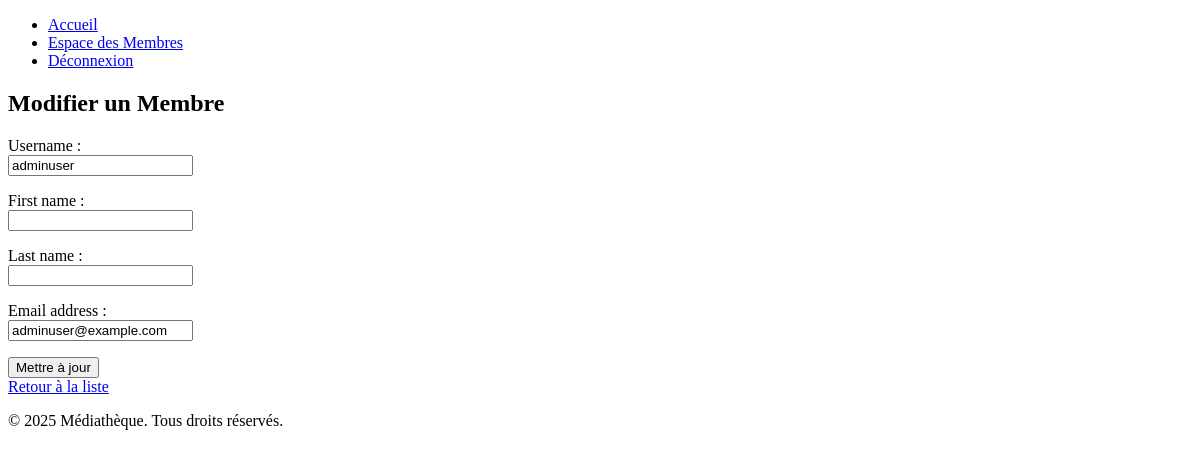
The page /staff/membres/4/modifier/ (signed in) on the database as committed earlier.
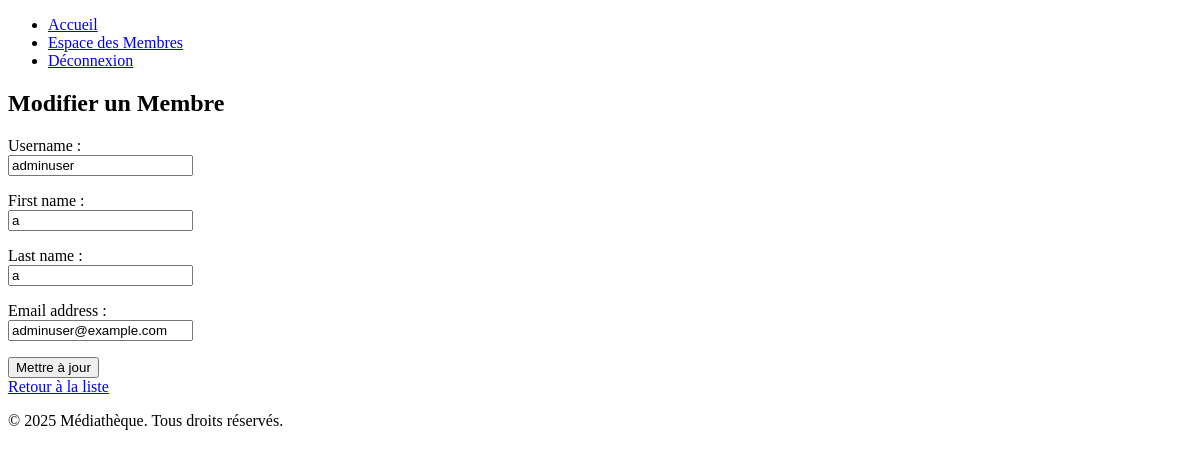
The same page on the database as committed later.
### mediatheque/authentification/models.py (models this page shows, shortened)
class CustomUser(AbstractUser):
    ADMIN = 'admin'
    STAFF = 'staff'
    CLIENT = 'client'
    ROLE_CHOICES = [
        (ADMIN, 'Admin'),
        (STAFF, 'Staff'),
        (CLIENT, 'Client'),
    ]
    role = models.CharField(max_length=20, choices=ROLE_CHOICES, default=CLIENT)
    objects = CustomUserManager()  # Utilisation du manager personnalisé

### mediatheque/staff/views/member_views.py (the view)
# urls.py: path('membres/<int:pk>/modifier/', member_views.update_member, name='modifier_membre'),
@login_required
@role_required(User.STAFF)
@permission_required('authentification.can_update_member', raise_exception=True)
def update_member(request, pk):
    member = get_object_or_404(User, pk=pk)
    if request.method == 'POST':
        form = MemberForm(request.POST, instance=member)
        if form.is_valid():
            form.save()
            messages.success(request, "Membre mis à jour avec succès!")
            return redirect('staff:liste_membres')  # redirection vers la liste des membres
        else:
            messages.error(request, "Erreur lors de la mise à jour du membre.")
    else:
        form = MemberForm(instance=member)
    return render(request, 'staff/members/update_member.html', {'form': form, 'member': member})

### mediatheque/staff/views/member_views.py
class MemberForm(forms.ModelForm):
    class Meta:
        model = User
        fields = ['username', 'first_name', 'last_name', 'email', 'is_staff', 'is_active']

### mediatheque/staff/templates/staff/members/update_member.html (shortened to what this page needs)
{% extends 'base.html' %}
{% block content %}
<div class="container mt-4">
    <h2>Modifier un Membre</h2>
    <form method="POST">
        <p>
            {{ form.username.label_tag }}<br>
            {{ form.username }}
        </p>
        <p>
            {{ form.first_name.label_tag }}<br>
            {{ form.first_name }}
        </p>
        <p>
            {{ form.last_name.label_tag }}<br>
            {{ form.last_name }}
        </p>
        <p>
            {{ form.email.label_tag }}<br>
            {{ form.email }}
        </p>
        <button type="submit" class="btn btn-primary">Mettre à jour</button>
    </form>
    <a href="{% url 'staff:liste_membres' %}" class="btn btn-secondary mt-2">Retour à la liste</a>
</div>
{% endblock %}

Rows that differ between the two databases and show on the page:
changed CustomUser "adminuser": first_name (not shown) → "a"; last_name (not shown) → "a"
